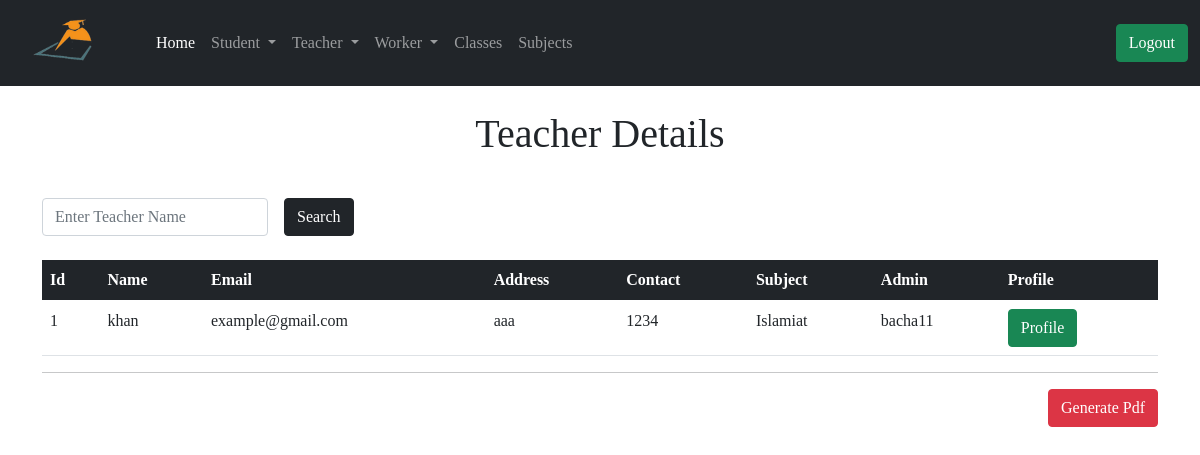
Page /admin/teacher_detials (signed in) on the earlier database version.
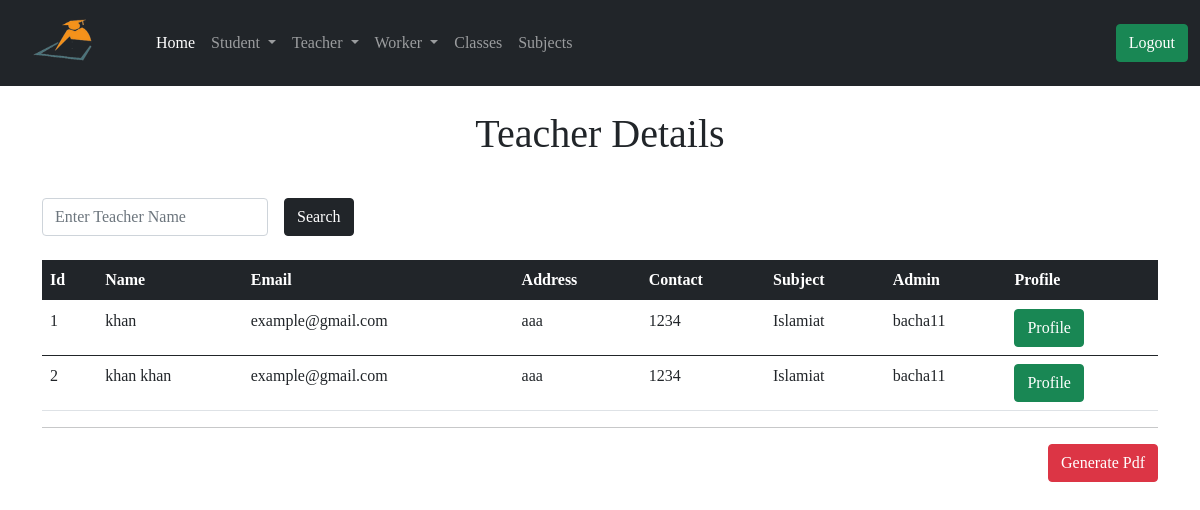
Same page on the later database version.
### app/models.py (models this page shows, shortened)
class Teacher(db.Model):
    id = db.Column(db.Integer, primary_key=True)
    tech_name = db.Column(db.String(64), index=True)
    email = db.Column(db.String(64), index=True)
    tech_address = db.Column(db.String(128), index=True)
    tech_contact = db.Column(db.String(64), index=True)
    join_date = db.Column(db.DateTime, default=datetime.utcnow())
    admin_id = db.Column(db.Integer, db.ForeignKey('user.id'))
    tech_subject = db.Column(db.Integer, db.ForeignKey('subject.id'))

class Subject(db.Model):
    id = db.Column(db.Integer, primary_key=True)
    sub_name = db.Column(db.String(64))
    admin_id = db.Column(db.Integer, db.ForeignKey('user.id'))
    teacher = db.relationship('Teacher', backref='sub')
    leaveteacher = db.relationship('LeaveTeacher', backref='sub')

class User(UserMixin, db.Model):
    id = db.Column(db.Integer, primary_key=True)
    username = db.Column(db.String(32), unique=True, index=True)
    email = db.Column(db.String(64), unique=True, index=True)
    password_hash = db.Column(db.String(128))
    join_date = db.Column(db.DateTime, default=datetime.utcnow())
    student = db.relationship('Student', backref='admin')
    leavestudent = db.relationship('LeaveStudent', backref='admin')
    teacher = db.relationship('Teacher', backref='admin')
    leaveteacher = db.relationship('LeaveTeacher', backref='admin')
    worker = db.relationship('Worker', backref='admin')
    leaveworker = db.relationship('LeaveWorker', backref='admin')
    classs = db.relationship('Class', backref='admin')
    subject = db.relationship('Subject', backref='admin')

### app/routes.py (the view)
@app.route('/admin/teacher_detials')
@login_required
def teacher_detials():
    query = request.args.get('query')
    if query:
        teachers = Teacher.query.filter(Teacher.tech_name.contains(query))
        return render_template('admin/teacher_detials.html', title='Teachers', teachers=teachers, query=query)
    page = request.args.get('page', 1, type=int)
    teachers = Teacher.query.order_by(Teacher.id.asc()).paginate(
        page, app.config['ENTRY_PER_PAGE'], False)
    next_url = url_for('teacher_detials', page=teachers.next_num) \
        if teachers.has_next else None
    prev_url = url_for('teacher_detials', page=teachers.prev_num) \
        if teachers.has_prev else None
    return render_template('admin/teacher_detials.html', title='Teachers', teachers=teachers.items, next_url=next_url, prev_url=prev_url,)

### app/models.py (called while the page is built)
@login.user_loader
def load_user(id):
    return User.query.get(int(id))

### app/routes.py (called while the page is built)
@app.before_request
def before_request():
    g.user = None
    if 'teacher_id' in session:
        user = Teacher.query.filter_by(id=session['teacher_id']).first()
        g.user = user

### app/templates/admin/teacher_detials.html (shortened to what this page needs)
{% extends 'admin/base.html' %}
{% block content %}
<div class="container">
  {% if query %}
  <h1 class="text-center mt-4">Search Result About! <span class="text-primary"> {{ query }} </span></h1>
  <td> <a href=" {{ url_for('teacher_detials') }} "> <button type="submit" class="btn btn-success">  Back </button> </a></td>
  {% else %}
  <h1 class="text-center mt-4">Teacher Details</h1>
  {% endif %}
  <form action="" method="GET">
    <div class="row g-3 align-items-center mt-4">
      <div class="col-auto">
        <input type="search" name="query" id="inputPassword6" value="{{query}}" class="form-control" placeholder="Enter Teacher Name" required>
      </div>
      <div class="col-auto">
        <button type="submit" class="btn btn-dark">Search</button>
      </div>
    </div>
  </form>
  <table class="table mt-4">
      <thead class="table-dark">
        <tr>
          <th scope="col">Id</th>
          <th scope="col">Name</th>
          <th scope="col">Email</th>
          <th scope="col">Address</th>
          <th scope="col">Contact</th>
          <th scope="col">Subject</th>
          <th scope="col">Admin</th>
          <th scope="col">Profile</th>
        </tr>
      </thead>
      {% for teacher in teachers %}
      <tbody>
        <tr>
          <td> {{ teacher.id }}</td>
          <td> {{ teacher.tech_name }} </td>
          <td> {{ teacher.email }} </td>
          <td> {{ teacher.tech_address }} </td>
          <td> {{ teacher.tech_contact }} </td>
          <td>  {{ teacher.sub.sub_name }} </td>
          <td> {{ teacher.admin.username }} </td>
          <td> <a href=" {{ url_for('teacher_profile', id=teacher.id) }} "> <button type="submit" class="btn btn-success">  Profile </button> </a></td>
        </tr>
      </tbody>
      {% endfor %}
    </table>
    <hr>
    <a href="{{ url_for('teacher_detials_pdf') }}"><button type="submit" class="btn btn-danger float-end">Generate Pdf</button></a>
</div>
{% endblock %}

### app/templates/admin/base.html (shortened to what this page needs)
<!DOCTYPE html>
<html lang="en">
<head>
    <link href="https://cdn.jsdelivr.net/npm/bootstrap@5.0.0-beta2/dist/css/bootstrap.min.css" rel="stylesheet">
    <link rel="stylesheet" href="{{ url_for('static', filename='style/index.css') }}">
</head>
<body>
    {% include 'admin/nav.html' %}
    {% block content %} {% endblock %}
</body>
</html>

### app/templates/admin/nav.html (shortened to what this page needs)
<nav class="navbar navbar-expand-lg navbar-dark bg-dark">
    <div class="container-fluid">
      <a class="navbar-brand" href="{{ url_for('index') }}"><img src=" {{ url_for('static', filename='image/rsz_1logo.png')}} " class="brand_logo " width="120px" height="60px"  alt="Logo"></a>
      <div class="collapse navbar-collapse" id="navbarSupportedContent">
        <ul class="navbar-nav me-auto mb-2 mb-lg-0">
          <li class="nav-item">
            <a class="nav-link active" aria-current="page" href="{{ url_for('index') }}">Home</a>
          </li>
          <li class="nav-item dropdown">
            <a class="nav-link dropdown-toggle" href="#" id="navbarDropdown" role="button" data-bs-toggle="dropdown" aria-expanded="false">
              Student
            </a>
          </li>
          <li class="nav-item dropdown">
            <a class="nav-link dropdown-toggle" href="#" id="navbarDropdown" role="button" data-bs-toggle="dropdown" aria-expanded="false">
              Teacher
            </a>
          </li>
          <li class="nav-item dropdown">
            <a class="nav-link dropdown-toggle" href="#" id="navbarDropdown" role="button" data-bs-toggle="dropdown" aria-expanded="false">
              Worker
            </a>
          </li>
          <li class="nav-item">
            <a class="nav-link " aria-current="page" href="{{ url_for('list_of_class') }}">Classes</a>
          </li>
          <li class="nav-item">
            <a class="nav-link " aria-current="page" href="{{ url_for('list_of_subject') }}">Subjects</a>
          </li>
        </ul>
        {% if current_user.is_anonymous %}
        <a href="{{ url_for('admin_login') }}"><button class="btn btn-success ms-2">Admin</button></a>
        {% else %}
        <a href="{{ url_for('admin_logout') }}"><button class="btn btn-success ms-2">Logout</button></a>
        {% endif %}
      </div>
    </div>
  </nav>

### app/templates/admin/base.html (style rules this page uses)
body { font-family: 'Times New Roman', Times, serif; }

Differences in the rows shown:
added Teacher: id "2", tech_name "khan khan", email "example@gmail.com", tech_address "aaa", tech_contact "1234", sub.sub_name "Islamiat", admin.username "bacha11"
